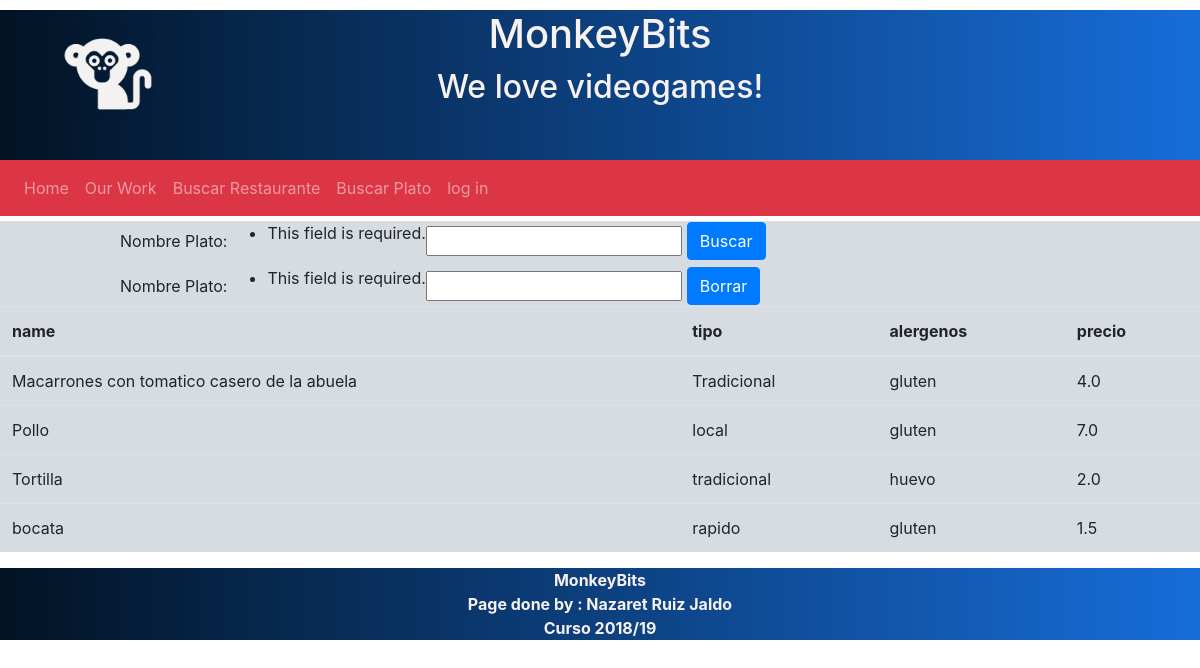
Screenshot of /restaurantes/buscar_plato with the database file from the repository.
### restaurantes/models.py (models this page shows, shortened)
class Platos(models.Model):
    name = models.CharField(max_length=100)
    tipo = models.CharField(max_length=150)
    alergenos = models.TextField()
    precio = models.FloatField(validators=[validar_precio])
    objects = models.Manager()
    def getTipo(self):
        return self.tipo
    def getAler(self):
        return self.alergenos
    def getPrecio(self):
        return self.precio
    def getNombre(self):
        return self.name

### restaurantes/views.py (the view)
# urls.py: path('buscar_plato',views.buscar_plato,name='buscar_plato'),
def buscar_plato(request):
    aux = None
    context = {}
    if 'name' in request.session:
        aux = request.session['name']
    borrar_res = BorrarPlato(request.POST)
    if(request.method == 'POST'):
        print("aqui")
        buscar_res = BuscarPlato(request.POST)
        if(buscar_res.is_valid()):
            name_pla = buscar_res.cleaned_data['nombre']
            query = Platos.objects.filter(name=name_pla)
            if(query != None):
                context = {'result':query,'sesion_name':aux,'form':buscar_res,'form_borrar':borrar_res}
            else:
                context = {'aviso':"No encontrado",'sesion_name':aux,'form':buscar_res,'form_borrar':borrar_res}
            return render(request,'buscar_plato.html',context )
    else:
        buscar_res = BuscarPlato(request.POST)
        print("get")
        query = Platos.objects.all()
        if(query != None):
            context = {'result':query,'sesion_name':aux,'form':buscar_res,'form_borrar':borrar_res}
        else:
            context = {'aviso':"No encontrado",'sesion_name':aux,'form':buscar_res,'form_borrar':borrar_res}
        return render(request,'buscar_plato.html',context)

### restaurantes/forms.py
class BuscarPlato(forms.Form):
    nombre = forms.CharField(label = 'Nombre Plato',max_length=100)

class BorrarPlato(forms.Form):
    nombre_borrar = forms.CharField(label = 'Nombre Plato',max_length=100)

### templates/buscar_plato.html (shortened to what this page needs)
{% extends "base.html" %}
{% block content %}
<form action="{% url 'buscar_plato'%}" class="form-inline" method="POST" style="margin-left:10%;margin-top:5px;">
    <div class="form-group">
        {{ form }}
    </div>
    <button style="margin-left:5px;" type="submit" class="btn btn-primary">Buscar</button>
</form>
<form action="{% url 'borrar_plato'%}" class="form-inline" method="POST" style="margin-left:10%;margin-top:5px;">
    <div class="form-group">
        {{ form_borrar }}
    </div>
    <button style="margin-left:5px;" type="submit" class="btn btn-primary">Borrar</button>
</form>
<table class="table">
    <thead>
      <tr>
        <th scope="col">name</th>
        <th scope="col">tipo</th>
        <th scope="col">alergenos</th>
        <th scope="col">precio</th>
      </tr>
    </thead>
   {% if aviso %}
    <tbody>
            <tr><td><div class='alert alert-danger'>
                    <strong> {{ aviso }} </strong>
                </div></td></tr>
    </tbody>
    {% elif result %}
    <tbody>
        {% for local in result %}
            <tr>
                <td>
                    {{local.getNombre}}
                </td>
                <td>
                    {{ local.getTipo }}
                </td>
                <td>
                    {{local.getAler}}
                </td>
                <td>
                    {{local.getPrecio}}
                </td>
            </tr>
        {% endfor %}
    </tbody>
    {% endif %}
</table>
{% endblock %}

### templates/base.html (shortened to what this page needs)
<!Doctype html>
    <head>
        <link rel="stylesheet" href="https://stackpath.bootstrapcdn.com/bootstrap/4.1.3/css/bootstrap.min.css">
        <link rel="stylesheet" href="https://use.fontawesome.com/releases/v5.3.1/css/all.css">
        {% load static %}
        <link rel="stylesheet"  href="{% static 'css/estilos.css' %}">
    </head>
    <header>
        <div class= "cover">
                <h1>MonkeyBits</h1>
                <h2>We love videogames!</h2>
            <img src="{% static 'img2/icono.png' %}" />
        </div>
    </header>
    <nav class="navbar navbar-expand-sm bg-danger navbar-dark">
        <ul class="navbar-nav">
            <li class="nav-item">
                    <a class="nav-link" href="{% url 'index' %}">Home</a>
            </li>
            <li class="nav-item">
                <a class="nav-link" href="{% url 'work' %}" >Our Work</a>
            </li>
            <li class="nav-item">
                <a class="nav-link" href="{% url 'buscar' %}" >Buscar Restaurante</a>
            </li>
            <li class="nav-item">
                <a class="nav-link" href="{% url 'buscar_plato' %}" >Buscar Plato</a>
            </li>
            {% if user.is_anonymous %}
                <li class="nav-item">
                    <a class="nav-link" href="{% url 'account_login' %}?next=/restaurantes" >log in</a>
                </li>
            {% else %}
                <li class="nav-item">
                    <a class="nav-link" href="{% url 'account_logout' %}?next=/restaurantes" >log out</a>
                </li>
            {% endif %}
        </ul>
    </nav>
    <div class="content">
        {% block content %}{% endblock %}
    </div>
    <footer>
        <b>MonkeyBits</b><br>
        <b>Page done by : Nazaret Ruiz Jaldo<br>
            Curso 2018/19</b>
    </footer>
</html>

### static/css/estilos.css (style rules this page uses)
header { height: 150px; color: #F7F1F0; }
footer { text-align: center; height:5%; color:#F7F1F0; background: -webkit-linear-gradient(right, #021324 ,#176DD9); background: -o-linear-gradient(right, #021324,#176DD9 ); background: -moz-linear-gradient(right, #021324,#176DD9 ); background: linear-gradient(to right, #021324 , #176DD9); }
div.cover { height : 150px; background: -webkit-linear-gradient(right, #021324 ,#176DD9); background: -o-linear-gradient(right, #021324,#176DD9 ); background: -moz-linear-gradient(right, #021324,#176DD9 ); background: linear-gradient(to right, #021324 , #176DD9); }
div.cover img { width: 8%; text-align: left; margin-top: -9%; margin-left: 5%; }
div.cover h1,h2 { text-align: center; margin-top : 10px; }
.content { background-color: #d6dce1; }

### rows the page displays
Platos: getNombre "Macarrones con tomatico casero de la abuela", getTipo "Tradicional", getAler "gluten", getPrecio "4.0"
Platos: getNombre "Pollo", getTipo "local", getAler "gluten", getPrecio "7.0"
Platos: getNombre "Tortilla", getTipo "tradicional", getAler "huevo", getPrecio "2.0"
Platos: getNombre "bocata", getTipo "rapido", getAler "gluten", getPrecio "1.5"
